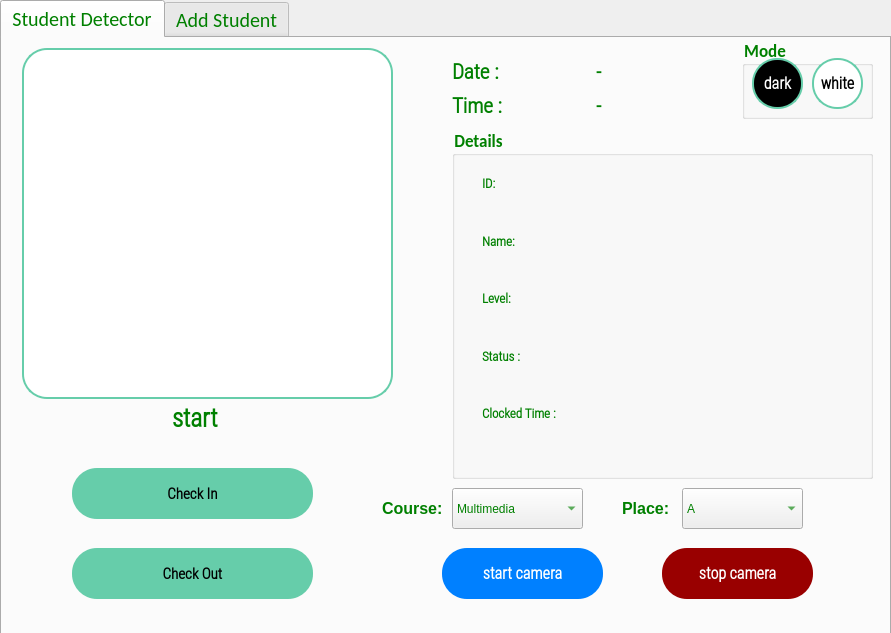
<?xml version="1.0" encoding="UTF-8"?>
<ui version="4.0">
 <class>OutputDialog</class>
 <widget class="QDialog" name="OutputDialog">
  <property name="geometry">
   <rect>
    <x>0</x>
    <y>0</y>
    <width>891</width>
    <height>633</height>
   </rect>
  </property>
  <property name="minimumSize">
   <size>
    <width>0</width>
    <height>0</height>
   </size>
  </property>
  <property name="font">
   <font>
    <family>Calibri</family>
    <weight>75</weight>
    <bold>true</bold>
   </font>
  </property>
  <property name="windowTitle">
   <string>Face Recognition Attendance App</string>
  </property>
  <property name="windowIcon">
   <iconset>
    <normaloff>:/icon/icon.png</normaloff>:/icon/icon.png</iconset>
  </property>
  <widget class="QTabWidget" name="holl">
   <property name="geometry">
    <rect>
     <x>0</x>
     <y>0</y>
     <width>891</width>
     <height>831</height>
    </rect>
   </property>
   <property name="font">
    <font>
     <family>Calibri</family>
     <pointsize>15</pointsize>
     <weight>50</weight>
     <bold>false</bold>
    </font>
   </property>
   <property name="styleSheet">
    <string notr="true">color:green;</string>
   </property>
   <property name="currentIndex">
    <number>0</number>
   </property>
   <widget class="QWidget" name="tab">
    <attribute name="title">
     <string>Student Detector</string>
    </attribute>
    <widget class="QLabel" name="imgLabel">
     <property name="geometry">
      <rect>
       <x>20</x>
       <y>10</y>
       <width>371</width>
       <height>351</height>
      </rect>
     </property>
     <property name="minimumSize">
      <size>
       <width>4</width>
       <height>0</height>
      </size>
     </property>
     <property name="maximumSize">
      <size>
       <width>640</width>
       <height>480</height>
      </size>
     </property>
     <property name="styleSheet">
      <string notr="true">color: #000;
background-color: #FFF;
border-radius: 25px; 
border: 2px solid #66CDAA;  </string>
     </property>
     <property name="text">
      <string/>
     </property>
    </widget>
    <widget class="QPushButton" name="checkInButton">
     <property name="geometry">
      <rect>
       <x>70</x>
       <y>430</y>
       <width>241</width>
       <height>51</height>
      </rect>
     </property>
     <property name="font">
      <font>
       <family>Roboto Condensed Light</family>
       <pointsize>11</pointsize>
       <weight>75</weight>
       <bold>true</bold>
      </font>
     </property>
     <property name="cursor">
      <cursorShape>PointingHandCursor</cursorShape>
     </property>
     <property name="styleSheet">
      <string notr="true">color: #000;
background-color: #66CDAA;
border-radius: 25px;
</string>
     </property>
     <property name="text">
      <string>Check In</string>
     </property>
     <property name="checkable">
      <bool>true</bool>
     </property>
    </widget>
    <widget class="QPushButton" name="checkOutButton">
     <property name="enabled">
      <bool>true</bool>
     </property>
     <property name="geometry">
      <rect>
       <x>70</x>
       <y>510</y>
       <width>241</width>
       <height>51</height>
      </rect>
     </property>
     <property name="font">
      <font>
       <family>Roboto Condensed Light</family>
       <pointsize>11</pointsize>
       <weight>75</weight>
       <bold>true</bold>
      </font>
     </property>
     <property name="cursor">
      <cursorShape>PointingHandCursor</cursorShape>
     </property>
     <property name="styleSheet">
      <string notr="true">color: #000;
background-color: #66CDAA;
border-radius: 25px;
</string>
     </property>
     <property name="text">
      <string>Check Out</string>
     </property>
     <property name="checkable">
      <bool>true</bool>
     </property>
    </widget>
    <widget class="QGroupBox" name="groupBox">
     <property name="geometry">
      <rect>
       <x>450</x>
       <y>90</y>
       <width>421</width>
       <height>351</height>
      </rect>
     </property>
     <property name="font">
      <font>
       <family>Calibri</family>
       <pointsize>13</pointsize>
       <weight>75</weight>
       <bold>true</bold>
      </font>
     </property>
     <property name="title">
      <string>Details</string>
     </property>
     <widget class="QWidget" name="verticalLayoutWidget">
      <property name="geometry">
       <rect>
        <x>30</x>
        <y>30</y>
        <width>124</width>
        <height>281</height>
       </rect>
      </property>
      <layout class="QVBoxLayout" name="verticalLayout">
       <item>
        <widget class="QLabel" name="label_3">
         <property name="font">
          <font>
           <family>Roboto Condensed Light</family>
           <pointsize>10</pointsize>
           <weight>75</weight>
           <bold>true</bold>
          </font>
         </property>
         <property name="text">
          <string>ID:</string>
         </property>
        </widget>
       </item>
       <item>
        <widget class="QLabel" name="label_8">
         <property name="font">
          <font>
           <family>Roboto Condensed Light</family>
           <pointsize>10</pointsize>
           <weight>75</weight>
           <bold>true</bold>
          </font>
         </property>
         <property name="text">
          <string>Name:</string>
         </property>
        </widget>
       </item>
       <item>
        <widget class="QLabel" name="label_9">
         <property name="font">
          <font>
           <family>Roboto Condensed Light</family>
           <pointsize>10</pointsize>
           <weight>75</weight>
           <bold>true</bold>
          </font>
         </property>
         <property name="text">
          <string>Level:</string>
         </property>
        </widget>
       </item>
       <item>
        <widget class="QLabel" name="label_4">
         <property name="font">
          <font>
           <family>Roboto Condensed Light</family>
           <pointsize>10</pointsize>
           <weight>75</weight>
           <bold>true</bold>
          </font>
         </property>
         <property name="text">
          <string>Status :</string>
         </property>
        </widget>
       </item>
       <item>
        <widget class="QLabel" name="label_5">
         <property name="font">
          <font>
           <family>Roboto Condensed Light</family>
           <pointsize>10</pointsize>
           <weight>75</weight>
           <bold>true</bold>
          </font>
         </property>
         <property name="text">
          <string>Clocked Time : </string>
         </property>
        </widget>
       </item>
      </layout>
     </widget>
     <widget class="QWidget" name="verticalLayoutWidget_2">
      <property name="geometry">
       <rect>
        <x>130</x>
        <y>30</y>
        <width>271</width>
        <height>281</height>
       </rect>
      </property>
      <layout class="QVBoxLayout" name="verticalLayout_2">
       <item>
        <widget class="QLabel" name="IDLabel">
         <property name="font">
          <font>
           <family>Roboto Condensed Light</family>
           <pointsize>12</pointsize>
           <weight>50</weight>
           <bold>false</bold>
          </font>
         </property>
         <property name="text">
          <string/>
         </property>
        </widget>
       </item>
       <item>
        <widget class="QLabel" name="NameLabel">
         <property name="font">
          <font>
           <family>Roboto Condensed Light</family>
           <pointsize>12</pointsize>
           <weight>50</weight>
           <bold>false</bold>
          </font>
         </property>
         <property name="text">
          <string/>
         </property>
        </widget>
       </item>
       <item>
        <widget class="QLabel" name="lvlLabel">
         <property name="font">
          <font>
           <family>Roboto Condensed Light</family>
           <pointsize>12</pointsize>
           <weight>50</weight>
           <bold>false</bold>
          </font>
         </property>
         <property name="text">
          <string/>
         </property>
        </widget>
       </item>
       <item>
        <widget class="QLabel" name="StatusLabel">
         <property name="font">
          <font>
           <family>Roboto Condensed Light</family>
           <pointsize>12</pointsize>
           <weight>50</weight>
           <bold>false</bold>
          </font>
         </property>
         <property name="text">
          <string/>
         </property>
        </widget>
       </item>
       <item>
        <layout class="QHBoxLayout" name="horizontalLayout_2">
         <item>
          <widget class="QLabel" name="HoursLabel">
           <property name="font">
            <font>
             <family>Roboto Condensed Light</family>
             <pointsize>12</pointsize>
             <weight>50</weight>
             <bold>false</bold>
            </font>
           </property>
           <property name="text">
            <string/>
           </property>
          </widget>
         </item>
         <item>
          <widget class="QLabel" name="MinLabel">
           <property name="font">
            <font>
             <family>Roboto Condensed Light</family>
             <pointsize>12</pointsize>
             <weight>50</weight>
             <bold>false</bold>
            </font>
           </property>
           <property name="text">
            <string/>
           </property>
          </widget>
         </item>
        </layout>
       </item>
      </layout>
     </widget>
    </widget>
    <widget class="QWidget" name="gridLayoutWidget">
     <property name="geometry">
      <rect>
       <x>450</x>
       <y>20</y>
       <width>281</width>
       <height>61</height>
      </rect>
     </property>
     <layout class="QGridLayout" name="gridLayout_2">
      <item row="0" column="0">
       <widget class="QLabel" name="label">
        <property name="font">
         <font>
          <family>Roboto Condensed Light</family>
          <pointsize>16</pointsize>
          <weight>75</weight>
          <bold>true</bold>
         </font>
        </property>
        <property name="text">
         <string>Date :</string>
        </property>
       </widget>
      </item>
      <item row="0" column="1">
       <widget class="QLabel" name="Date_Label">
        <property name="font">
         <font>
          <family>Roboto Condensed Light</family>
          <pointsize>15</pointsize>
          <weight>75</weight>
          <bold>true</bold>
         </font>
        </property>
        <property name="text">
         <string>-</string>
        </property>
       </widget>
      </item>
      <item row="1" column="0">
       <widget class="QLabel" name="label_2">
        <property name="font">
         <font>
          <family>Roboto Condensed Light</family>
          <pointsize>16</pointsize>
          <weight>75</weight>
          <bold>true</bold>
         </font>
        </property>
        <property name="text">
         <string>Time :</string>
        </property>
       </widget>
      </item>
      <item row="1" column="1">
       <widget class="QLabel" name="Time_Label">
        <property name="font">
         <font>
          <family>Roboto Condensed Light</family>
          <pointsize>15</pointsize>
          <weight>75</weight>
          <bold>true</bold>
         </font>
        </property>
        <property name="text">
         <string>-</string>
        </property>
       </widget>
      </item>
     </layout>
    </widget>
    <widget class="QPushButton" name="Bstart">
     <property name="geometry">
      <rect>
       <x>440</x>
       <y>510</y>
       <width>161</width>
       <height>51</height>
      </rect>
     </property>
     <property name="font">
      <font>
       <family>Roboto Condensed Light</family>
       <pointsize>12</pointsize>
       <weight>75</weight>
       <bold>true</bold>
      </font>
     </property>
     <property name="cursor">
      <cursorShape>PointingHandCursor</cursorShape>
     </property>
     <property name="styleSheet">
      <string notr="true">color: #ffffff;
background-color: #0080ff;
border-radius: 25px;
</string>
     </property>
     <property name="text">
      <string>start camera</string>
     </property>
     <property name="checkable">
      <bool>true</bool>
     </property>
    </widget>
    <widget class="QPushButton" name="Bstop">
     <property name="geometry">
      <rect>
       <x>660</x>
       <y>510</y>
       <width>151</width>
       <height>51</height>
      </rect>
     </property>
     <property name="font">
      <font>
       <family>Roboto Condensed Light</family>
       <pointsize>12</pointsize>
       <weight>75</weight>
       <bold>true</bold>
      </font>
     </property>
     <property name="cursor">
      <cursorShape>PointingHandCursor</cursorShape>
     </property>
     <property name="styleSheet">
      <string notr="true">color: #ffffff;
background-color: #990000;
border-radius: 25px;
</string>
     </property>
     <property name="text">
      <string>stop camera</string>
     </property>
     <property name="checkable">
      <bool>true</bool>
     </property>
    </widget>
    <widget class="QComboBox" name="comboBox">
     <property name="geometry">
      <rect>
       <x>680</x>
       <y>450</y>
       <width>121</width>
       <height>41</height>
      </rect>
     </property>
     <item>
      <property name="text">
       <string>A</string>
      </property>
     </item>
     <item>
      <property name="text">
       <string>B</string>
      </property>
     </item>
     <item>
      <property name="text">
       <string>C</string>
      </property>
     </item>
     <item>
      <property name="text">
       <string>D</string>
      </property>
     </item>
    </widget>
    <widget class="QComboBox" name="comboBox2">
     <property name="geometry">
      <rect>
       <x>450</x>
       <y>450</y>
       <width>131</width>
       <height>41</height>
      </rect>
     </property>
     <property name="styleSheet">
      <string notr="true"/>
     </property>
     <item>
      <property name="text">
       <string>Multimedia</string>
      </property>
     </item>
     <item>
      <property name="text">
       <string>Compiler Design</string>
      </property>
     </item>
     <item>
      <property name="text">
       <string>Expert Systems</string>
      </property>
     </item>
     <item>
      <property name="text">
       <string>Algorithms</string>
      </property>
     </item>
    </widget>
    <widget class="QLabel" name="course">
     <property name="geometry">
      <rect>
       <x>380</x>
       <y>460</y>
       <width>61</width>
       <height>20</height>
      </rect>
     </property>
     <property name="font">
      <font>
       <pointsize>12</pointsize>
       <weight>75</weight>
       <bold>true</bold>
      </font>
     </property>
     <property name="text">
      <string>Course:</string>
     </property>
    </widget>
    <widget class="QLabel" name="course_2">
     <property name="geometry">
      <rect>
       <x>620</x>
       <y>460</y>
       <width>51</width>
       <height>20</height>
      </rect>
     </property>
     <property name="font">
      <font>
       <pointsize>12</pointsize>
       <weight>75</weight>
       <bold>true</bold>
      </font>
     </property>
     <property name="text">
      <string>Place:</string>
     </property>
    </widget>
    <widget class="QLabel" name="NameLabe">
     <property name="geometry">
      <rect>
       <x>170</x>
       <y>370</y>
       <width>61</width>
       <height>21</height>
      </rect>
     </property>
     <property name="font">
      <font>
       <family>Roboto Condensed Light</family>
       <pointsize>19</pointsize>
       <weight>75</weight>
       <bold>true</bold>
      </font>
     </property>
     <property name="text">
      <string>start</string>
     </property>
    </widget>
    <widget class="QLabel" name="NameLabe2">
     <property name="geometry">
      <rect>
       <x>760</x>
       <y>40</y>
       <width>16</width>
       <height>31</height>
      </rect>
     </property>
     <property name="font">
      <font>
       <family>Roboto Condensed Light</family>
       <pointsize>22</pointsize>
       <weight>50</weight>
       <bold>false</bold>
      </font>
     </property>
     <property name="text">
      <string>1</string>
     </property>
    </widget>
    <widget class="QGroupBox" name="groupBox_2">
     <property name="geometry">
      <rect>
       <x>740</x>
       <y>0</y>
       <width>131</width>
       <height>81</height>
      </rect>
     </property>
     <property name="font">
      <font>
       <family>Calibri</family>
       <pointsize>13</pointsize>
       <weight>75</weight>
       <bold>true</bold>
      </font>
     </property>
     <property name="styleSheet">
      <string notr="true"/>
     </property>
     <property name="title">
      <string>Mode</string>
     </property>
     <widget class="QPushButton" name="darkk">
      <property name="geometry">
       <rect>
        <x>10</x>
        <y>20</y>
        <width>51</width>
        <height>51</height>
       </rect>
      </property>
      <property name="font">
       <font>
        <family>Roboto Condensed Light</family>
        <pointsize>12</pointsize>
        <weight>75</weight>
        <bold>true</bold>
       </font>
      </property>
      <property name="cursor">
       <cursorShape>PointingHandCursor</cursorShape>
      </property>
      <property name="styleSheet">
       <string notr="true">color: #ffffff;
background-color: black;
border: 2px solid #66CDAA;  
border-radius: 25px;
</string>
      </property>
      <property name="text">
       <string>dark</string>
      </property>
      <property name="checkable">
       <bool>true</bool>
      </property>
     </widget>
     <widget class="QPushButton" name="whitee">
      <property name="geometry">
       <rect>
        <x>70</x>
        <y>20</y>
        <width>51</width>
        <height>51</height>
       </rect>
      </property>
      <property name="font">
       <font>
        <family>Roboto Condensed Light</family>
        <pointsize>12</pointsize>
        <weight>75</weight>
        <bold>true</bold>
       </font>
      </property>
      <property name="cursor">
       <cursorShape>PointingHandCursor</cursorShape>
      </property>
      <property name="styleSheet">
       <string notr="true">color: black;
background-color: white;
border: 2px solid #66CDAA;  
border-radius: 25px;

</string>
      </property>
      <property name="text">
       <string>white</string>
      </property>
      <property name="checkable">
       <bool>true</bool>
      </property>
     </widget>
    </widget>
   </widget>
   <widget class="QWidget" name="tab_2">
    <attribute name="title">
     <string>Add Student</string>
    </attribute>
    <widget class="QLabel" name="id">
     <property name="geometry">
      <rect>
       <x>30</x>
       <y>260</y>
       <width>121</width>
       <height>51</height>
      </rect>
     </property>
     <property name="font">
      <font>
       <family>Calibri</family>
       <pointsize>18</pointsize>
       <weight>50</weight>
       <bold>false</bold>
      </font>
     </property>
     <property name="text">
      <string>National ID</string>
     </property>
    </widget>
    <widget class="QLineEdit" name="linefname">
     <property name="geometry">
      <rect>
       <x>180</x>
       <y>110</y>
       <width>221</width>
       <height>41</height>
      </rect>
     </property>
     <property name="styleSheet">
      <string notr="true">border: 1px solid #66CDAA;
border-radius: 10px;
</string>
     </property>
    </widget>
    <widget class="QLabel" name="fname">
     <property name="geometry">
      <rect>
       <x>30</x>
       <y>100</y>
       <width>121</width>
       <height>51</height>
      </rect>
     </property>
     <property name="font">
      <font>
       <family>Calibri</family>
       <pointsize>18</pointsize>
       <weight>50</weight>
       <bold>false</bold>
      </font>
     </property>
     <property name="text">
      <string>First Name</string>
     </property>
    </widget>
    <widget class="QLineEdit" name="linelname">
     <property name="geometry">
      <rect>
       <x>590</x>
       <y>110</y>
       <width>221</width>
       <height>41</height>
      </rect>
     </property>
     <property name="styleSheet">
      <string notr="true">border: 1px solid #66CDAA;
border-radius: 10px;
</string>
     </property>
    </widget>
    <widget class="QLabel" name="lname">
     <property name="geometry">
      <rect>
       <x>470</x>
       <y>100</y>
       <width>111</width>
       <height>51</height>
      </rect>
     </property>
     <property name="font">
      <font>
       <family>Calibri</family>
       <pointsize>18</pointsize>
       <weight>50</weight>
       <bold>false</bold>
      </font>
     </property>
     <property name="text">
      <string>Last Name</string>
     </property>
    </widget>
    <widget class="QLineEdit" name="lineid">
     <property name="geometry">
      <rect>
       <x>180</x>
       <y>270</y>
       <width>221</width>
       <height>41</height>
      </rect>
     </property>
     <property name="styleSheet">
      <string notr="true">border: 1px solid #66CDAA;
border-radius: 10px;
</string>
     </property>
    </widget>
    <widget class="QPushButton" name="pushButton_28">
     <property name="geometry">
      <rect>
       <x>20</x>
       <y>660</y>
       <width>281</width>
       <height>51</height>
      </rect>
     </property>
     <property name="font">
      <font>
       <family>Calibri</family>
       <pointsize>15</pointsize>
       <weight>75</weight>
       <bold>true</bold>
      </font>
     </property>
     <property name="styleSheet">
      <string notr="true">color: #FFF;
background-color: #66CDAA;
border-radius: 25px;
</string>
     </property>
     <property name="text">
      <string>Add Student</string>
     </property>
    </widget>
    <widget class="QPushButton" name="pushButton_29">
     <property name="geometry">
      <rect>
       <x>760</x>
       <y>660</y>
       <width>281</width>
       <height>51</height>
      </rect>
     </property>
     <property name="font">
      <font>
       <family>Calibri</family>
       <pointsize>15</pointsize>
       <weight>75</weight>
       <bold>true</bold>
      </font>
     </property>
     <property name="styleSheet">
      <string notr="true">color: #FFF;
background-color: #66CDAA;
border-radius: 25px;
</string>
     </property>
     <property name="text">
      <string>Delete Student</string>
     </property>
    </widget>
    <widget class="QPushButton" name="pushButton_30">
     <property name="geometry">
      <rect>
       <x>370</x>
       <y>660</y>
       <width>281</width>
       <height>51</height>
      </rect>
     </property>
     <property name="font">
      <font>
       <family>Calibri</family>
       <pointsize>15</pointsize>
       <weight>75</weight>
       <bold>true</bold>
      </font>
     </property>
     <property name="styleSheet">
      <string notr="true">color: #FFF;
background-color: #66CDAA;
border-radius: 25px;
</string>
     </property>
     <property name="text">
      <string>Edit Student</string>
     </property>
    </widget>
    <widget class="QPushButton" name="studentButton">
     <property name="geometry">
      <rect>
       <x>390</x>
       <y>430</y>
       <width>141</width>
       <height>41</height>
      </rect>
     </property>
     <property name="font">
      <font>
       <family>Calibri</family>
       <pointsize>15</pointsize>
       <weight>75</weight>
       <bold>true</bold>
      </font>
     </property>
     <property name="styleSheet">
      <string notr="true">color: #FFF;
background-color: #4381B3;
border-radius: 15px;
</string>
     </property>
     <property name="text">
      <string>Add Student</string>
     </property>
    </widget>
    <widget class="QLabel" name="level">
     <property name="geometry">
      <rect>
       <x>500</x>
       <y>270</y>
       <width>61</width>
       <height>51</height>
      </rect>
     </property>
     <property name="font">
      <font>
       <family>Calibri</family>
       <pointsize>18</pointsize>
       <weight>50</weight>
       <bold>false</bold>
      </font>
     </property>
     <property name="text">
      <string>Level</string>
     </property>
    </widget>
    <widget class="QLineEdit" name="linelevel">
     <property name="geometry">
      <rect>
       <x>590</x>
       <y>270</y>
       <width>221</width>
       <height>41</height>
      </rect>
     </property>
     <property name="styleSheet">
      <string notr="true">border: 1px solid #66CDAA;
border-radius: 10px;
</string>
     </property>
    </widget>
   </widget>
  </widget>
 </widget>
 <resources/>
 <connections/>
</ui>
